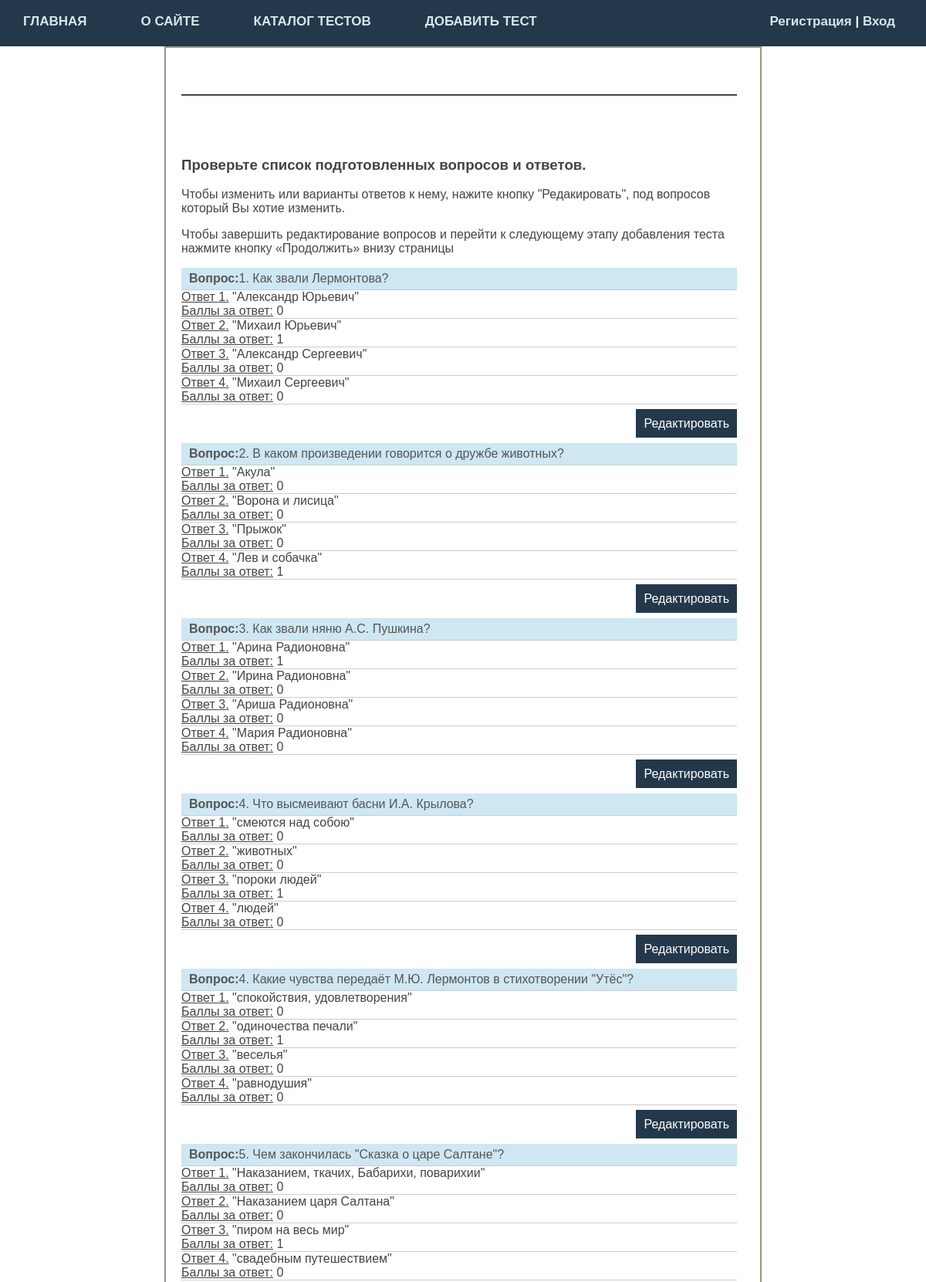
/15/deno-list-questions/ (upper part), run on the app's committed database.
### main/models.py (models this page shows, shortened)
class Questions(models.Model):
    test_key = models.ForeignKey('Tests', on_delete=models.PROTECT, null=True)
    question_ordinal = models.PositiveIntegerField(verbose_name="Порядковый номер")  # Порядковый номер вопроса
    question_text = models.TextField(blank=True, verbose_name="Текст вопроса")  # Текст вопроса

class Choice(models.Model):  # Модель вариантов ответа
    question_key = models.ForeignKey(Questions, on_delete=models.CASCADE)  # Ключ связки с моделью вопросов
    test_key = models.ForeignKey(Tests, on_delete=models.CASCADE)
    choice_text = models.CharField(max_length=200, verbose_name="Вариант ответа")  # Текст варианта ответа
    choice_ordinal = models.PositiveIntegerField(verbose_name="Порядковый номер")
    ball = models.IntegerField(default=0, verbose_name="Балл за ответ")  # Балл ответа

### main/views.py (the view)
# urls.py: path('<int:test_id>/deno-list-questions/', DemoListQuestions.as_view(), name='demo_list_questions'), # Предпросмотр списка добавленных вопросов
class DemoListQuestions(ListView):
    model = Questions
    template_name = 'main/deno-list-questions.html'
    allow_empty = False
    def get_context_data(self, **kwargs):
        context = super().get_context_data(**kwargs)
        context['test_id'] = self.kwargs['test_id']
        return context
    def get_queryset(self):
        return Questions.objects.filter(test_key=self.kwargs['test_id'])

### user/context_processors.py (called while the page is built)
def get_menu(request):
    return {'upper_menu': menu}

### main/templates/main/deno-list-questions.html (shortened to what this page needs)
{% extends 'main/base.html' %}
{% block content_main %}
<div class="test_content">
<hr class="hr-line">
<h3>Проверьте список подготовленных вопросов и ответов.</h3>
<p>Чтобы изменить или варианты ответов к нему, нажите кнопку "Редакировать",
	под вопросов который Вы хотие изменить.</p>
<p>Чтобы завершить редактирование вопросов и перейти к следующему этапу
	добавления теста нажмите кнопку «Продолжить» внизу страницы</p>
	<ul class="list-articles">
	{% for t in object_list %}
			<li>
				<div class="article-panel">
					<p class="first"><b>Вопрос:</b>{{t.question_ordinal}}. {{t.question_text}}</p>
				</div>
				{% for choice in t.choice_set.all %}
				<li><div><u>Ответ {{ choice.choice_ordinal }}.</u> "{{ choice.choice_text }}"</div>  <div><u> Баллы за ответ:</u> {{ choice.ball }} </div></li>
				{% endfor %}
			<p class="link-read-post"><a href="{% url 'update_question' test_id  t.pk %}">Редактировать</a></p>
			</li>
	{% endfor %}
</ul>
</div>
{% endblock %}

### main/static/main/css/styles.css (style rules this page uses)
html, body { font-family: 'Arial'; margin: 0; padding: 0; height: 100%; width: 100%; color: #444; }
a { color: #0059b2; text-decoration: none; }
p.link-read-post { text-align: right; }
p.link-read-post a { padding: 10px; min-width: 100px; background: #24384b; color: #fff; text-decoration: none; font-weight: 500; }
div.article-panel { background: #cee7f3; padding: 5px 10px 5px 10px; box-sizing: border-box; overflow: hidden; color: #555; }
div.article-panel p.first { margin: 0; float: left; }
ul.list-articles { list-style: none; margin: 0; padding: 0; }
ul.list-articles li { border-bottom: 1px solid #ccc; }
.test_content { width: 60%; margin-left: auto; margin-right: auto; border: 2px solid #959a82; background-color: #FFFFFF; padding: 30px 30px 30px 20px; min-height: 100%; }
.hr-line { margin: 30px 0px 0px 0px; padding: 0px 0px 60px 0px; height: 0; border: none; border-top: 2px solid #444; }

### data on the page
Questions: question_ordinal "1", question_text "Как звали Лермонтова?"
Choice: choice_ordinal "1", choice_text "Александр Юрьевич", ball "0"
Choice: choice_ordinal "2", choice_text "Михаил Юрьевич", ball "1"
Choice: choice_ordinal "3", choice_text "Александр Сергеевич", ball "0"
Choice: choice_ordinal "4", choice_text "Михаил Сергеевич", ball "0"
Questions: question_ordinal "2", question_text "В каком произведении говорится о дружбе животных?"
Choice: choice_ordinal "1", choice_text "Акула", ball "0"
Choice: choice_ordinal "2", choice_text "Ворона и лисица", ball "0"
Choice: choice_ordinal "3", choice_text "Прыжок", ball "0"
Choice: choice_ordinal "4", choice_text "Лев и собачка", ball "1"
Questions: question_ordinal "3", question_text "Как звали няню А.С. Пушкина?"
Choice: choice_ordinal "1", choice_text "Арина Радионовна", ball "1"
Choice: choice_ordinal "2", choice_text "Ирина Радионовна", ball "0"
Choice: choice_ordinal "3", choice_text "Ариша Радионовна", ball "0"
Choice: choice_ordinal "4", choice_text "Мария Радионовна", ball "0"
Questions: question_ordinal "4", question_text "Что высмеивают басни И.А. Крылова?"
Choice: choice_ordinal "1", choice_text "смеются над собою", ball "0"
Choice: choice_ordinal "2", choice_text "животных", ball "0"
Choice: choice_ordinal "3", choice_text "пороки людей", ball "1"
Choice: choice_ordinal "4", choice_text "людей", ball "0"
Questions: question_ordinal "4", question_text "Какие чувства передаёт М.Ю. Лермонтов в стихотворении \"Утёс\"?"
Choice: choice_ordinal "1", choice_text "спокойствия, удовлетворения", ball "0"
Choice: choice_ordinal "2", choice_text "одиночества печали", ball "1"
Choice: choice_ordinal "3", choice_text "веселья", ball "0"
Choice: choice_ordinal "4", choice_text "равнодушия", ball "0"
Questions: question_ordinal "5", question_text "Чем закончилась \"Сказка о царе Салтане\"?"
Choice: choice_ordinal "1", choice_text "Наказанием, ткачих, Бабарихи, поварихии", ball "0"
Choice: choice_ordinal "2", choice_text "Наказанием царя Салтана", ball "0"
Choice: choice_ordinal "3", choice_text "пиром на весь мир", ball "1"
Choice: choice_ordinal "4", choice_text "свадебным путешествием", ball "0"

### other printed values
{{ m.title }} "ГЛАВНАЯ" "О САЙТЕ" "КАТАЛОГ ТЕСТОВ" "ДОБАВИТЬ ТЕСТ"
